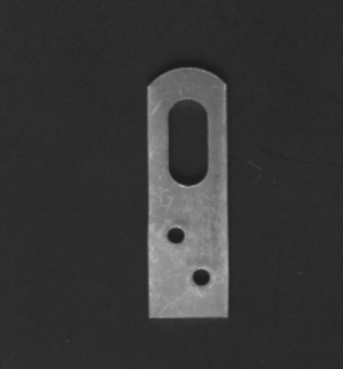
#> input picture 练习/xiaogongjian.png, 343 x 369 px
$ python 'test.1 sobel算子演示.py'   (older library calls are emulated)
#> lines starting #> are read from the running program, lines starting #| are printed output that depends on the picture
#> further down, img is the input picture: shape (369, 343); min 28, max 181, mean 54.4
# -*- 练习 -*-
"""
功能：
作者：fenghuohuo
日期：2021年11月29日
"""
import cv2
import os
import numpy as np


def sobel(img):
    x = cv2.Sobel(img, cv2.CV_16S, 1, 0, ksize=3)
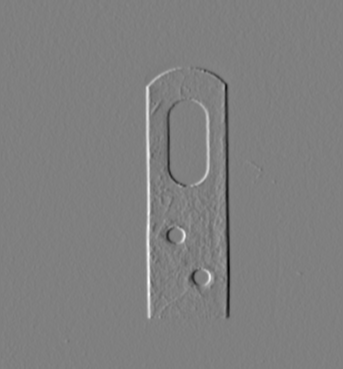
#> x: shape (369, 343) int16; min -380, max 378, mean 0; drawn with min black and max white
    y = cv2.Sobel(img, cv2.CV_16S, 0, 1, ksize=3)
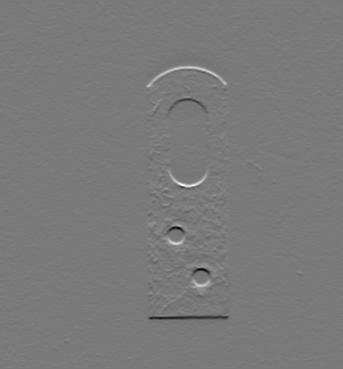
#> y: shape (369, 343) int16; min -388, max 423, mean 0; drawn with min black and max white

    absX = cv2.convertScaleAbs(x)
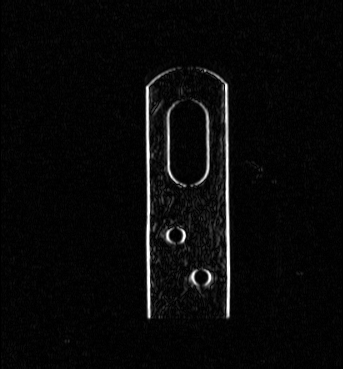
#> absX: shape (369, 343); min 0, max 255, mean 8.9
    absY = cv2.convertScaleAbs(y)
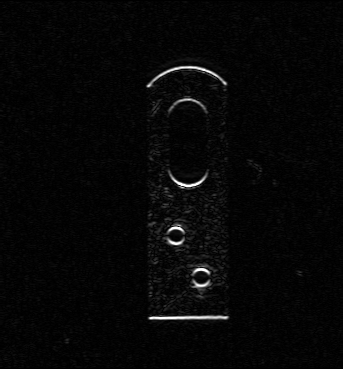
#> absY: shape (369, 343); min 0, max 255, mean 6.5

    dst = cv2.addWeighted(absX, 0.5, absY, 0.5, 0)
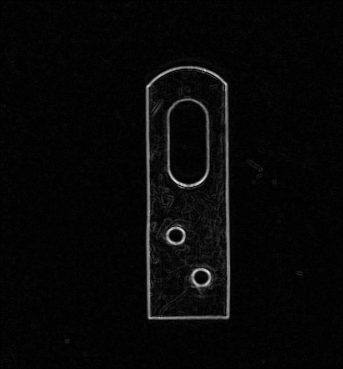
#> dst: shape (369, 343); min 0, max 230, mean 7.7
    return dst

img = cv2.imread("xiaogongjian.png", 0)
cv2.imshow("src", img)
# [9 lines of commented-out code are left out]
img_sobel = sobel(img)
cv2.imshow("sobel", img_sobel)


cv2.waitKey(0)
cv2.destroyAllWindows()
